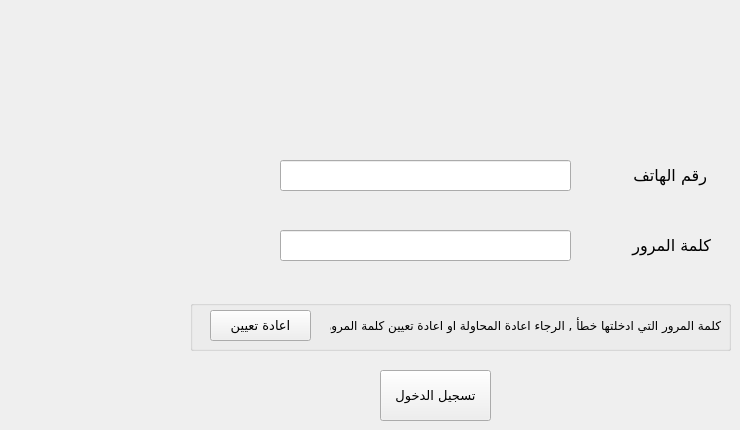
      <widget class="QWidget" name="tab_20">
       <attribute name="title">
        <string>Login</string>
       </attribute>
       <widget class="QPushButton" name="signin">
        <property name="geometry">
         <rect>
          <x>380</x>
          <y>370</y>
          <width>111</width>
          <height>51</height>
         </rect>
        </property>
        <property name="font">
         <font>
          <family>Droid Arabic Kufi</family>
          <pointsize>10</pointsize>
         </font>
        </property>
        <property name="text">
         <string>تسجيل الدخول</string>
        </property>
        <property name="flat">
         <bool>false</bool>
        </property>
       </widget>
       <widget class="QLabel" name="label_42">
        <property name="geometry">
         <rect>
          <x>586</x>
          <y>160</y>
          <width>121</width>
          <height>31</height>
         </rect>
        </property>
        <property name="font">
         <font>
          <family>Droid Arabic Kufi</family>
          <pointsize>12</pointsize>
         </font>
        </property>
        <property name="text">
         <string>رقم الهاتف</string>
        </property>
       </widget>
       <widget class="QLabel" name="label_43">
        <property name="geometry">
         <rect>
          <x>590</x>
          <y>230</y>
          <width>121</width>
          <height>31</height>
         </rect>
        </property>
        <property name="font">
         <font>
          <family>Droid Arabic Kufi</family>
          <pointsize>12</pointsize>
         </font>
        </property>
        <property name="text">
         <string>كلمة المرور</string>
        </property>
       </widget>
       <widget class="QLineEdit" name="username">
        <property name="geometry">
         <rect>
          <x>280</x>
          <y>160</y>
          <width>291</width>
          <height>31</height>
         </rect>
        </property>
        <property name="font">
         <font>
          <family>Droid Arabic Kufi</family>
          <pointsize>10</pointsize>
         </font>
        </property>
       </widget>
       <widget class="QLineEdit" name="signinPWD">
        <property name="geometry">
         <rect>
          <x>280</x>
          <y>230</y>
          <width>291</width>
          <height>31</height>
         </rect>
        </property>
        <property name="font">
         <font>
          <family>Droid Arabic Kufi</family>
          <pointsize>10</pointsize>
         </font>
        </property>
        <property name="echoMode">
         <enum>QLineEdit::Password</enum>
        </property>
       </widget>
       <widget class="QGroupBox" name="groupBox_13">
        <property name="geometry">
         <rect>
          <x>190</x>
          <y>300</y>
          <width>541</width>
          <height>51</height>
         </rect>
        </property>
        <property name="title">
         <string/>
        </property>
        <widget class="QLabel" name="label_44">
         <property name="geometry">
          <rect>
           <x>140</x>
           <y>10</y>
           <width>391</width>
           <height>31</height>
          </rect>
         </property>
         <property name="font">
          <font>
           <family>Droid Arabic Kufi</family>
          </font>
         </property>
         <property name="text">
          <string>كلمة المرور التي ادخلتها خطأ , الرجاء اعادة المحاولة او اعادة تعيين كلمة المرور</string>
         </property>
        </widget>
        <widget class="QPushButton" name="forgot">
         <property name="geometry">
          <rect>
           <x>20</x>
           <y>10</y>
           <width>101</width>
           <height>31</height>
          </rect>
         </property>
         <property name="font">
          <font>
           <family>Droid Arabic Kufi</family>
           <pointsize>10</pointsize>
          </font>
         </property>
         <property name="text">
          <string>اعادة تعيين</string>
         </property>
        </widget>
       </widget>
      </widget>
